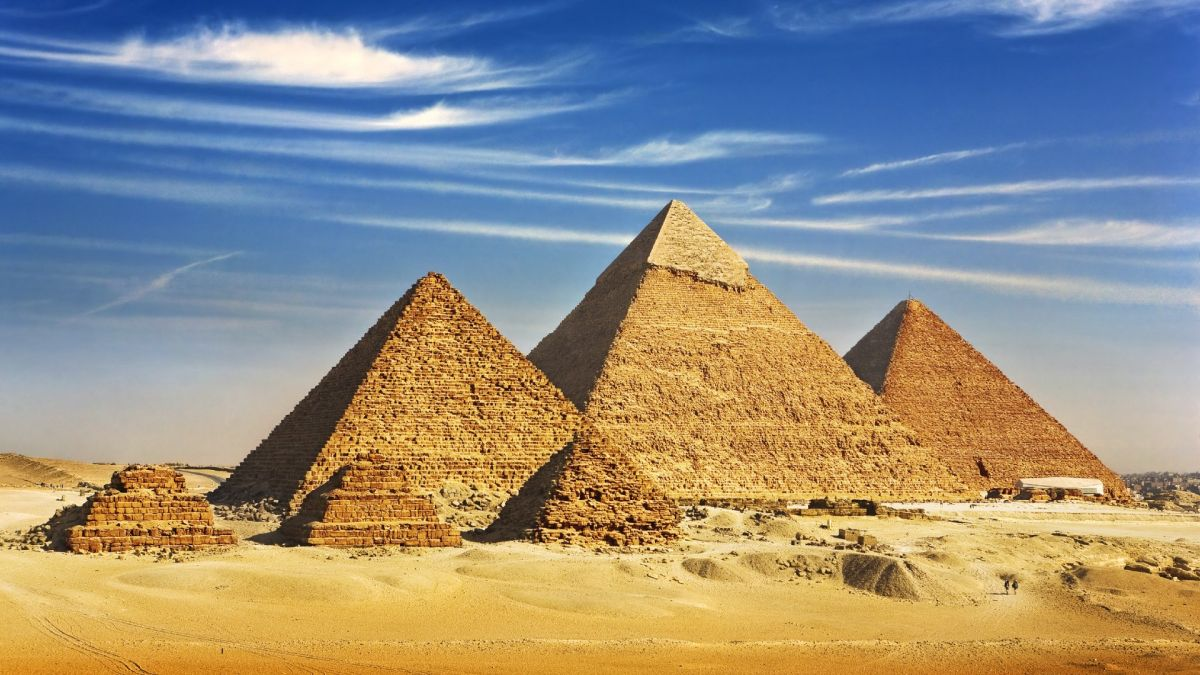
#> input picture edgeDetection/giza.jpg, 1200 x 675 px
$ jupyter execute edgeDet.ipynb
#> lines starting #> are read from the running program, lines starting #| are printed output that depends on the picture; after the words box and inside, x2 and y2 are one past the last pixel; in counts of white or black regions, pixels touching at a corner belong together
Edge Detection Techinques

[cell 1]
#Importing all the necessary libraries
import cv2 as cv
import numpy as np
import pandas as pd
from matplotlib import pyplot as plt

[cell 2]
#Read and display the image
img = cv.imread("giza.jpg")
#> img is the input picture: shape (675, 1200, 3); mean B, G, R 133.2, 143.2, 146.8
plt.imshow(img)
plt.title('Original Image')

SOBEL EDGE DETECTION

In this method, edges are detected when there is a jump in the value of the first derivative

[cell 3]
gray = cv.cvtColor(img, cv.COLOR_BGR2GRAY)
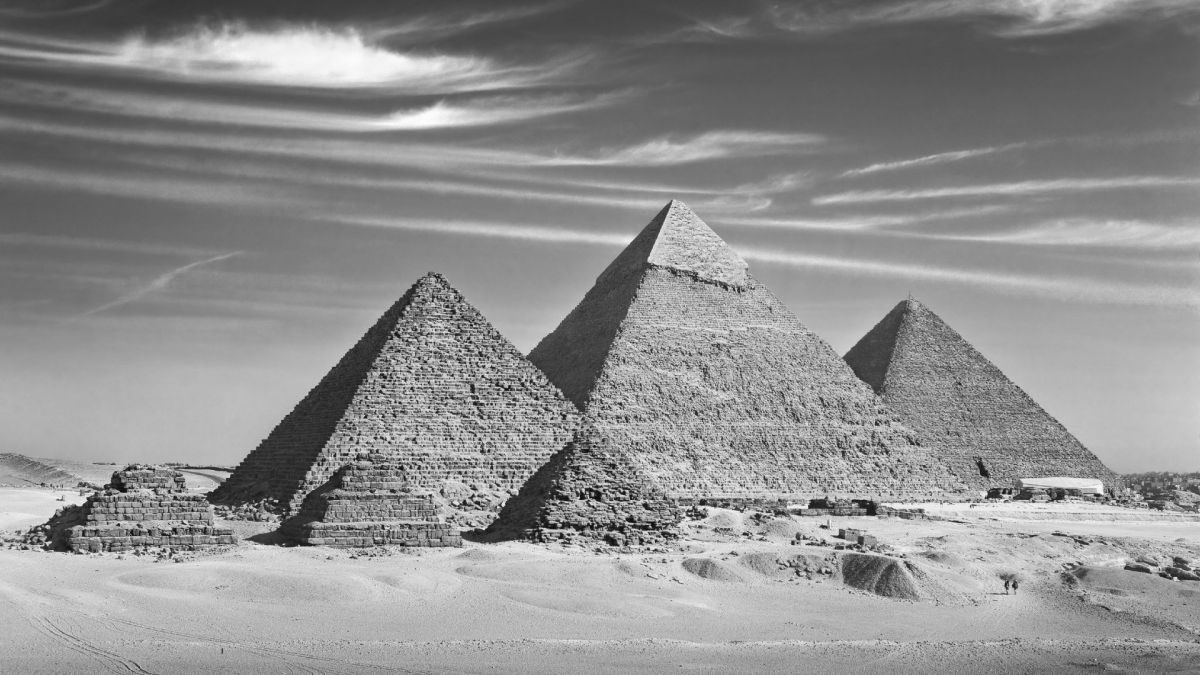
#> gray: shape (675, 1200); min 4, max 253, mean 143.1
blur = cv.GaussianBlur(gray, (3, 3), 0)
sobelx = cv.Sobel(src=blur, ddepth=cv.CV_64F, dx=1, dy=0, ksize=7) # Sobel Edge Detection on the X axis (used to detect vertical edges)
sobely = cv.Sobel(src=blur, ddepth=cv.CV_64F, dx=0, dy=1, ksize=7) # Sobel Edge Detection on the Y axis (used to detect horizontal edges)
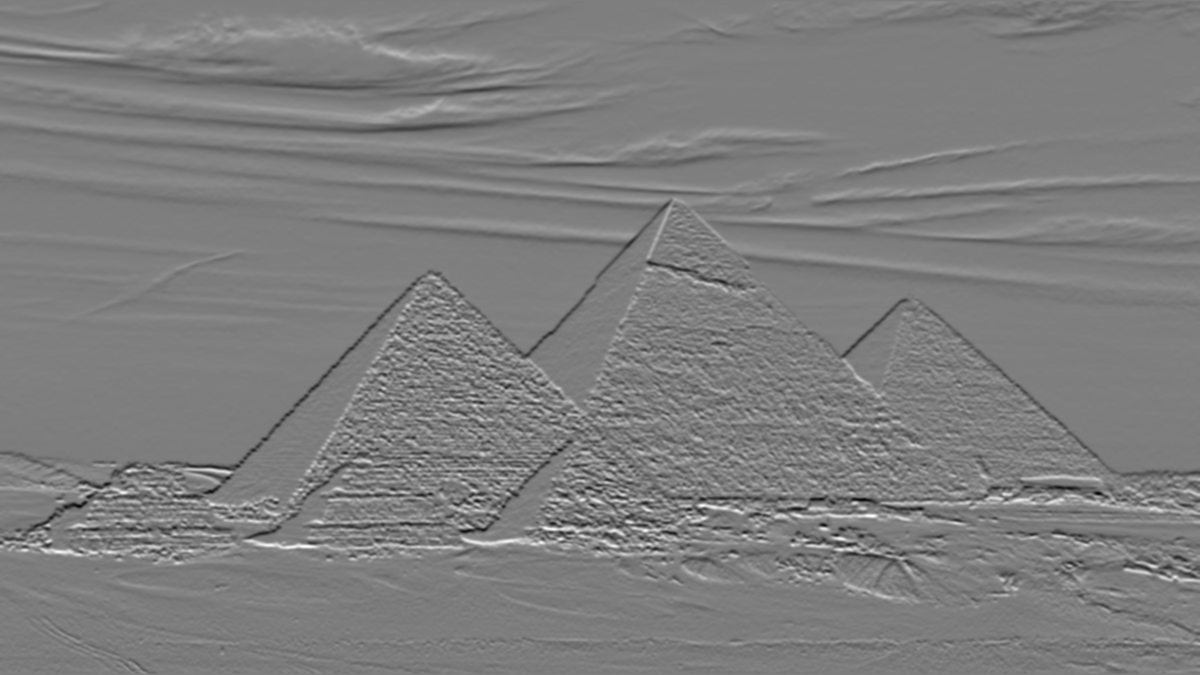
#> sobely: shape (675, 1200) float64; min -97293, max 99497, mean 153.1; drawn with min black and max white
sobelxy = cv.Sobel(src=blur, ddepth=cv.CV_64F, dx=1, dy=1, ksize=7) # Combined X and Y Sobel Edge Detection
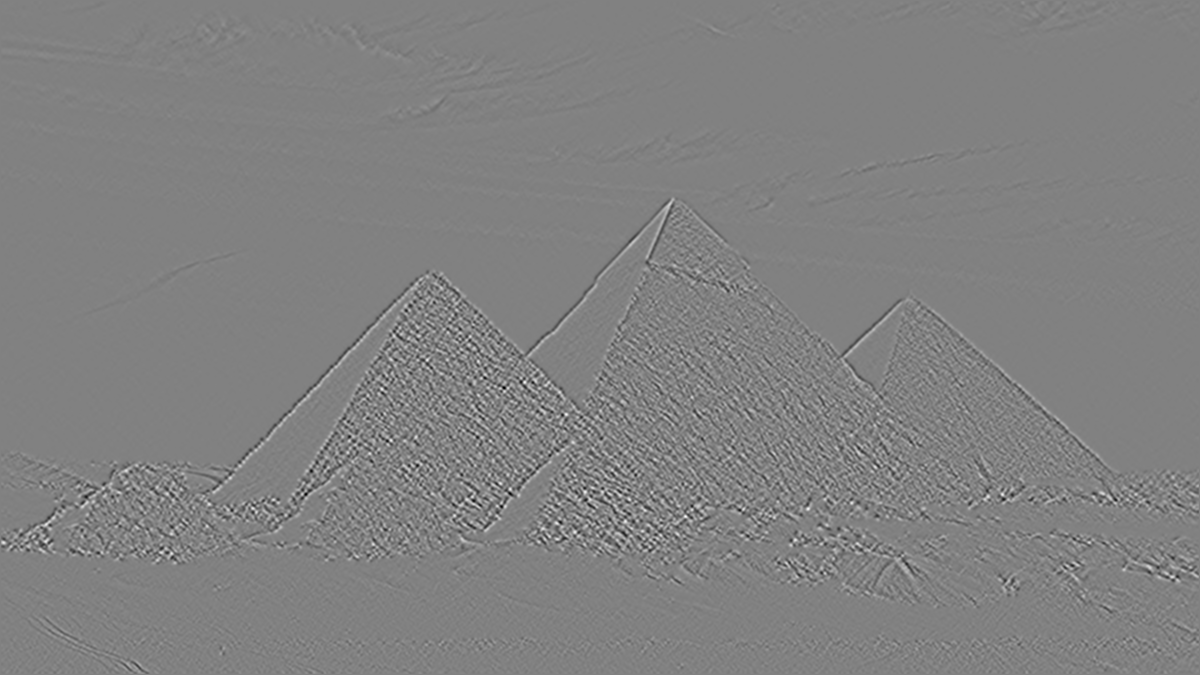
#> sobelxy: shape (675, 1200) float64; min -18682, max 18167, mean -0.1; drawn with min black and max white
fig = plt.figure(figsize=(10, 10))
fig.add_subplot(1,4,1)
plt.imshow(img)
plt.title('Original Image')
fig.add_subplot(1,4,2)
plt.imshow(sobelx)
plt.title('Sobel X')
fig.add_subplot(1,4,3)
plt.imshow(sobely)
plt.title('Sobel Y')
fig.add_subplot(1,4,4)
plt.imshow(sobelxy)
plt.title('Sobel XY')
#> figure, not shown here; B, G, R data is drawn as R, G, B

LAPLACIAN EDGE DETECTION

In this method, edges are detected when the value of the second derivative crosses 0

[cell 4]
ddepth = cv.CV_16S
dst = cv.Laplacian(blur, ddepth, ksize=21)
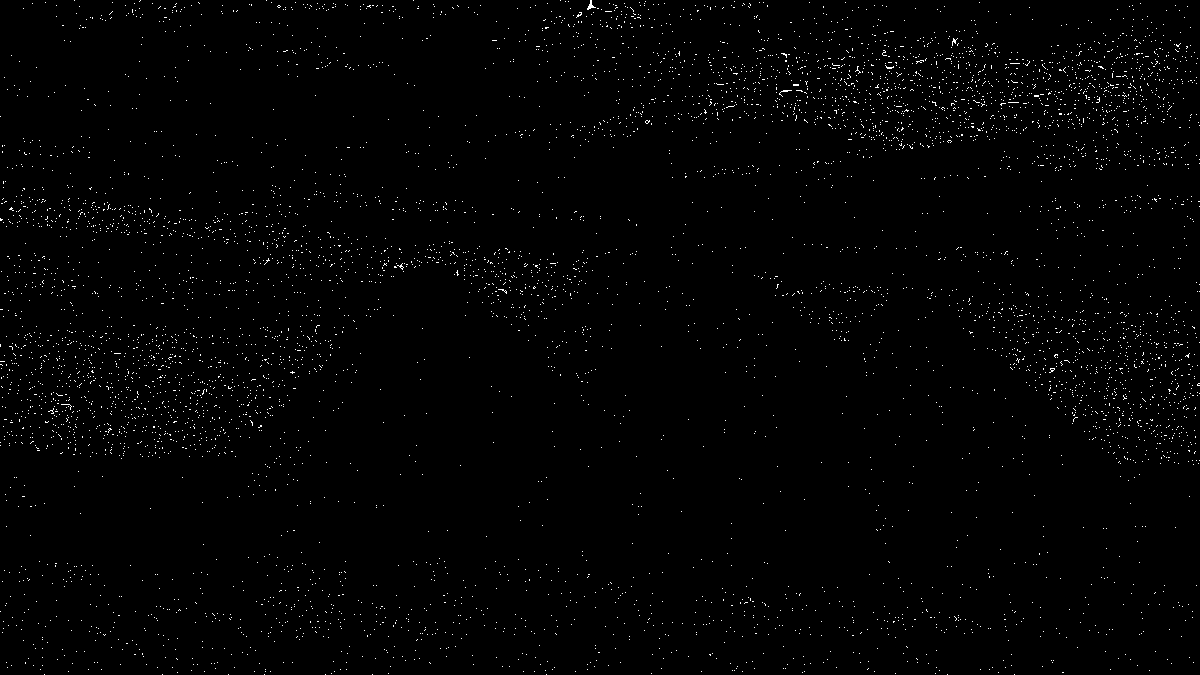
#> dst: shape (675, 1200) int16; values -32768 (black) and 32767 (white), 1.1% white in thin lines or dots
fig = plt.figure(figsize=(10, 10))
fig.add_subplot(1,2,1)
plt.imshow(img)
plt.title('Original Image')
fig.add_subplot(1,2,2)
plt.imshow(dst)
plt.title('Laplacian')
#> figure, not shown here; B, G, R data is drawn as R, G, B

CANNY EDGE DETECTION

In this medthod the following rules are taken into consideration while detecting edges:
if a pixel is higher than the upper threshold, then it is accepted
if a pixel is lower than the lower threshold, then it is rejected
if a pixel is in between, then it is accepted only if it is attached to a pixel higher than the upper threshold

[cell 5]
can = cv.Canny(blur, 100, 300, 7)
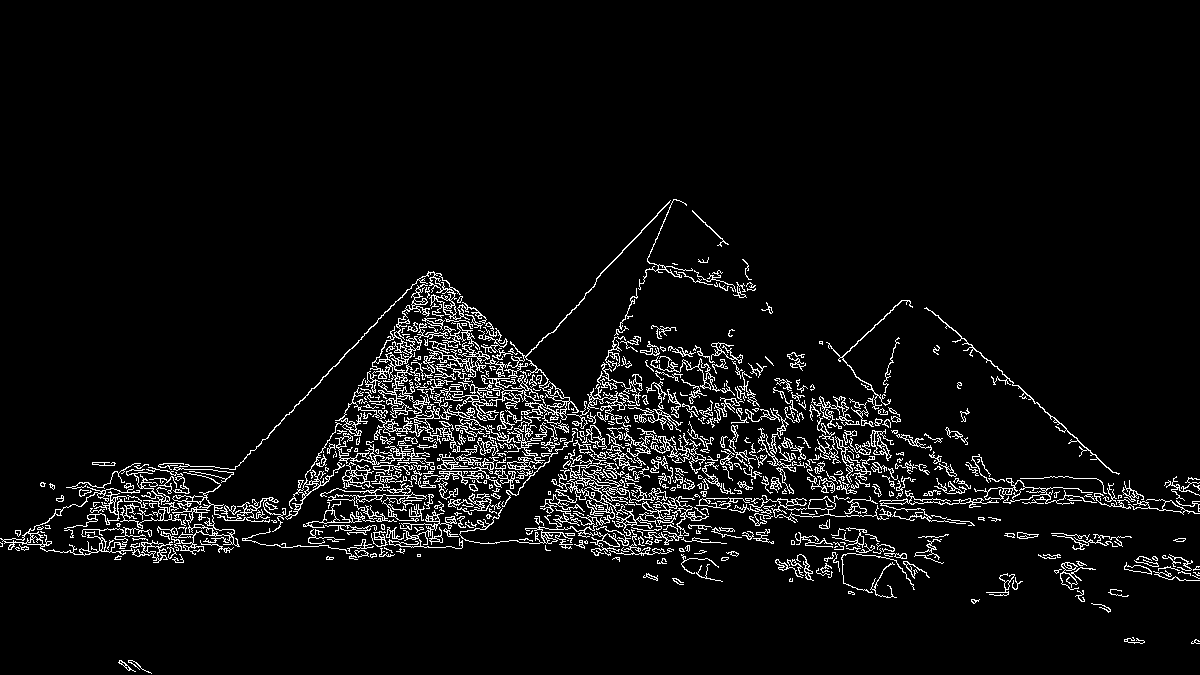
#> can: shape (675, 1200); 5.4% white in thin lines or dots, all inside (x1, y1, x2, y2) = (0, 199, 1200, 674)
fig = plt.figure(figsize=(10, 10))
fig.add_subplot(1,2,1)
plt.imshow(img)
plt.title('Original Image')
fig.add_subplot(1,2,2)
plt.imshow(can)
plt.title('Canny')
#> figure, not shown here; B, G, R data is drawn as R, G, B
